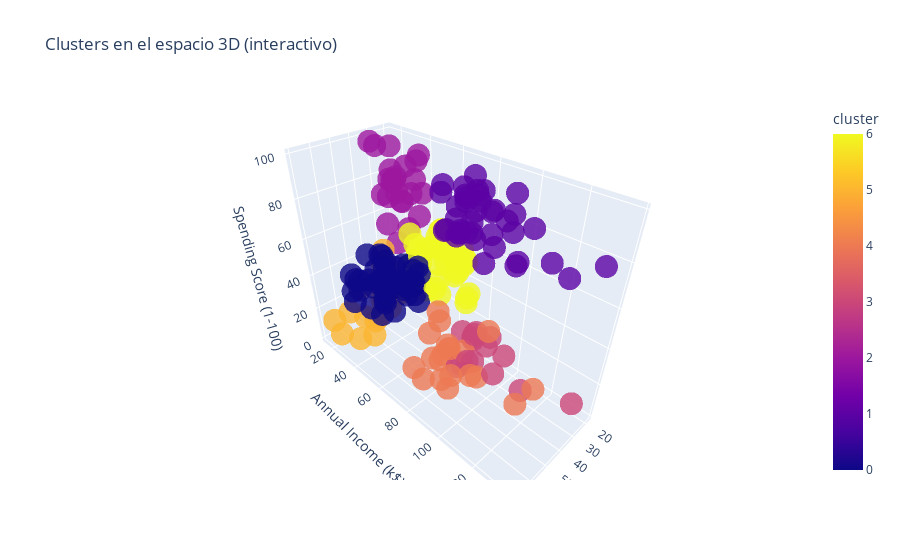

Notebook code for this chart:
### Markdown cell above
### Tarea extra (opcional) · Visualización 3D interactiva de los clústeres

En este apartado vas a crear una visualización en **3D** para observar los clústeres desde distintos ángulos. El objetivo es **comprobar visualmente** si los grupos están bien separados cuando se consideran **Age, Income y Spending Score a la vez**.

1. Crea un gráfico 3D **interactivo** donde:

   * Eje X: `Age`
   * Eje Y: `Annual Income (k$)`
   * Eje Z: `Spending Score (1-100)`
   * Color: `cluster`

2. Comprueba que el gráfico **se puede rotar, hacer zoom y desplazar** con el ratón.

3. Responde brevemente:

### Code cell
import plotly.express as px

fig = px.scatter_3d(
    df,
    x="Age",
    y="Annual Income (k$)",
    z="Spending Score (1-100)",
    color="cluster",
    opacity=0.8,
    title="Clusters en el espacio 3D (interactivo)"
)

fig.show()

### Figure 1 — Plotly figure (JSON) as saved in the notebook; plotly's stock layout.template omitted (floating-point values rounded to 4 significant figures; data arrays with more than 128 entries replaced by an {"elided": "..."} marker saying what was removed)
{"data": [{"hovertemplate": "Age=%{x}<br>Annual Income (k$)=%{y}<br>Spending Score (1-100)=%{z}<br>cluster=%{marker.color}<extra></extra>", "legendgroup": "", "marker": {"color": {"elided": "200 int values"}, "coloraxis": "coloraxis", "opacity": 0.8, "symbol": "circle"}, "mode": "markers", "name": "", "scene": "scene", "showlegend": false, "type": "scatter3d", "x": {"elided": "200 int values"}, "y": {"elided": "200 int values"}, "z": {"elided": "200 int values"}}], "layout": {"coloraxis": {"colorbar": {"title": {"text": "cluster"}}, "colorscale": [[0, "#0d0887"], [0.1111, "#46039f"], [0.2222, "#7201a8"], [0.3333, "#9c179e"], [0.4444, "#bd3786"], [0.5556, "#d8576b"], [0.6667, "#ed7953"], [0.7778, "#fb9f3a"], [0.8889, "#fdca26"], [1, "#f0f921"]]}, "legend": {"tracegroupgap": 0}, "scene": {"domain": {"x": [0, 1], "y": [0, 1]}, "xaxis": {"title": {"text": "Age"}}, "yaxis": {"title": {"text": "Annual Income (k$)"}}, "zaxis": {"title": {"text": "Spending Score (1-100)"}}}, "title": {"text": "Clusters en el espacio 3D (interactivo)"}}}
